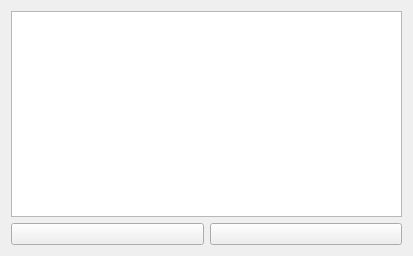
<?xml version="1.0" encoding="UTF-8"?>
<ui version="4.0">
 <class>Form</class>
 <widget class="QWidget" name="Form">
  <property name="geometry">
   <rect>
    <x>0</x>
    <y>0</y>
    <width>413</width>
    <height>256</height>
   </rect>
  </property>
  <property name="windowTitle">
   <string>Artes de Pesca</string>
  </property>
  <layout class="QGridLayout" name="gridLayout">
   <item row="1" column="0">
    <widget class="QPushButton" name="PBAdicionarArtes">
     <property name="text">
      <string/>
     </property>
     <property name="icon">
      <iconset resource="icons.qrc">
       <normaloff>:/newPrefix/Icons/plus.png</normaloff>:/newPrefix/Icons/plus.png</iconset>
     </property>
    </widget>
   </item>
   <item row="1" column="1">
    <widget class="QPushButton" name="PBEditarArtes">
     <property name="text">
      <string/>
     </property>
     <property name="icon">
      <iconset resource="icons.qrc">
       <normaloff>:/newPrefix/Icons/005-writer.png</normaloff>:/newPrefix/Icons/005-writer.png</iconset>
     </property>
    </widget>
   </item>
   <item row="0" column="0" colspan="2">
    <widget class="QTableView" name="TVArtePesca">
     <property name="font">
      <font>
       <pointsize>12</pointsize>
      </font>
     </property>
    </widget>
   </item>
  </layout>
 </widget>
 <resources>
  <include location="icons.qrc"/>
 </resources>
 <connections/>
</ui>
